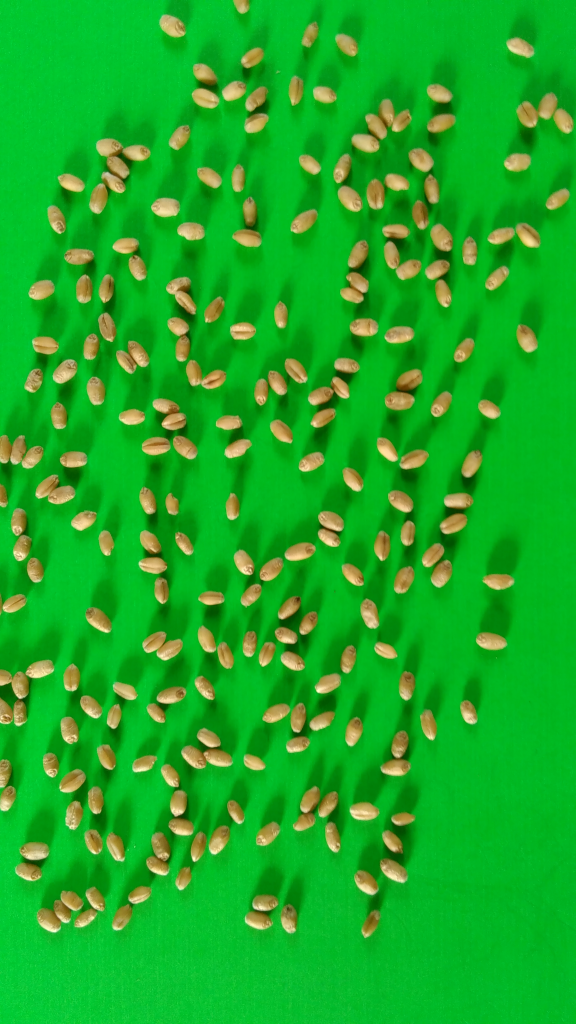
#> input picture test.jpg, 2304 x 4096 px (shown at 1/4 size)
$ python threshold.py
#> lines starting #> are read from the running program, lines starting #| are printed output that depends on the picture; after the words box and inside, x2 and y2 are one past the last pixel; in counts of white or black regions, pixels touching at a corner belong together
import numpy as np
import cv2, warnings
from matplotlib import pyplot as plt
warnings.filterwarnings("error")

########################################### mean method
def mean_threshold(gray):
    T=127
    mean1=0
    mean2=0
    h,w = gray.shape
    while 1:
        c1=c2=count1=count2=0
        for i in range(h):
            for j in range(w):
                if gray[i,j] > T:
                    c1+=gray[i,j]; count1+=1
                else:
                    c2+=gray[i,j]; count2+=1
        newmean1 = c1/float(count1)
        newmean2 = c2/float(count2)
        Tnew = int((newmean1 + newmean2)/2)
        if newmean1 == mean1 and newmean2 == mean2:
            break
        T=Tnew
        mean1 = newmean1
        mean2 = newmean2
    return T
#######################################################

################### otsu threshold ####################
def otsu_threshold(gray):
    h,w = gray.shape
    count = {i:0 for i in range(256)}
    for i in range(h):
        for j in range(w):
            count[gray[i,j]] += 1
    prob = np.array([count[i]/float(h*w) for i in sorted(count)])
    means = np.array([prob[i]*(i+1) for i in count])
    mean = np.sum(means)
    minvar = -np.inf
    minT = 0
    for t in range(256):
        w1 = np.sum([i for i in prob[:t+1]])
        w2 = 1.0-w1
        if not w1 or not w2: continue
        m1 = np.sum([i for i in means[:t+1]])
        mean1 = m1/w1
        mean2 = (mean - m1)/w2
        bcvar = w1*w2*(mean2-mean1)**2
        if bcvar > minvar:
            minvar = bcvar
            minT = t
    return minT
#######################################################

if __name__ == "__main__":
    img = cv2.imread('test.jpg',cv2.IMREAD_COLOR)
#> img is the input picture: shape (4096, 2304, 3); mean B, G, R 37, 171.5, 25.1
    h, w = img.shape[:2]
#> h = 4096; w = 2304
    img = cv2.resize(img,(int(.1*w), int(.1*h)), interpolation = cv2.INTER_CUBIC)
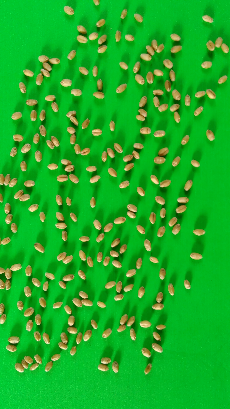
#> img: shape (409, 230, 3); mean B, G, R 37, 171.5, 25.1

    h, w = img.shape[:2]
#> h = 409; w = 230
    gray = np.array([[img[i,j,2] for j in range(w)]for i in range(h)])
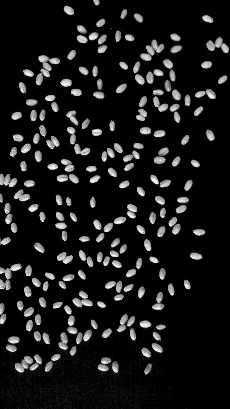
#> gray: shape (409, 230); min 0, max 255, mean 25.1
    # gray = cv2.cvtColor(img,cv2.COLOR_BGR2GRAY)
    # cv2.imshow('gray',gray)

    # ret, thresh = cv2.threshold(gray,0,255,cv2.THRESH_BINARY_INV+cv2.THRESH_OTSU)
    T = otsu_threshold(gray=gray)
#> T = 86
    thresh = np.array([[0 if gray[i,j]<T else 255 for j in range(w)]for i in range(h)], dtype=np.uint8)
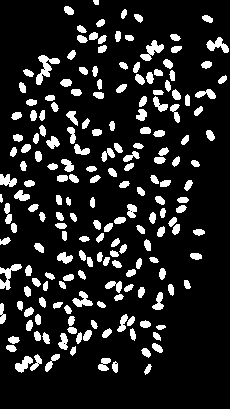
#> thresh: shape (409, 230); 13.6% white; 192 white regions, largest, box (x1, y1, x2, y2) and area: (36, 55, 60, 85) 286, (0, 264, 22, 290) 228, (140, 40, 164, 61) 218
    cv2.imshow('thresh',thresh)
    cv2.waitKey(0)
